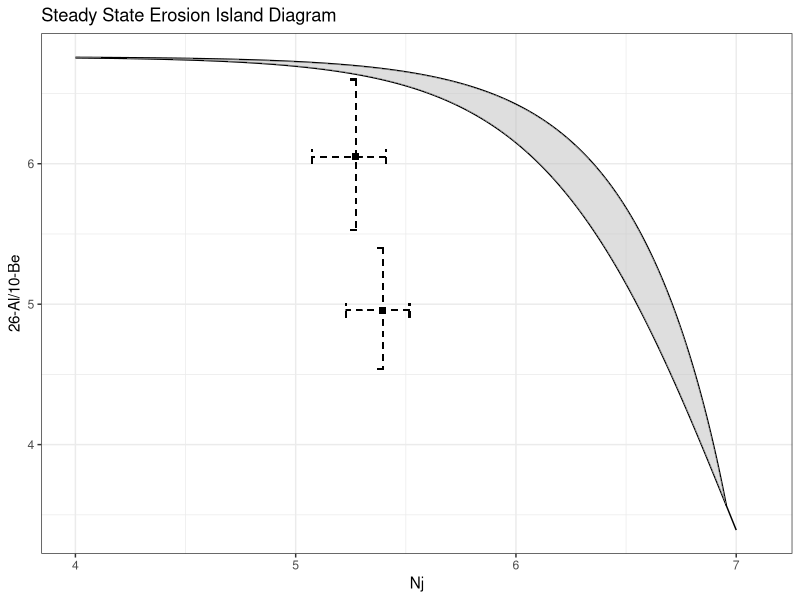

R code for this plot:
library(ggplot2)

# 定义计算函数1 formula nuclide 1
calculate_Rij <- function(Nj, Pi, Pj, lambda_i, lambda_j) {
  Rij <- (Pi/Nj) * (1/((Pj/Nj) + lambda_i - lambda_j))
  return(Rij)
}

# 定义计算函数2 formula for nuclide 2
calculate_Rij2 <- function(Nj, Pi, Pj, lambda_i, lambda_j) {
  Rij2 <- (Pi/(Nj*lambda_i)) * (1 - ((1 - Nj*lambda_j/Pj)^(lambda_i/lambda_j)))
  return(Rij2)
}

# 生成Nj的序列
Nj_values <- seq(1, 10000000, length.out = 10000)

# 设置参数 (以Be Al 为例)
# example of Be Al
#j=Be i=Al
Pi <- 31.1
Pj <- 4.6
lambda_i <- 0.967 * (10^(-6))
lambda_j <- 0.510 * (10^(-6))

# 计算Rij和Rij2的值
#calculating Rij,Rij2
Rij_values <- calculate_Rij(Nj_values, Pi, Pj, lambda_i, lambda_j)
Rij2_values <- calculate_Rij2(Nj_values, Pi, Pj, lambda_i, lambda_j)

# 创建数据框架 dataframe
data <- data.frame(Nj = log10(Nj_values), Rij = Rij_values, Rij2 = Rij2_values)
# annotations for your points
annotate_points <- data.frame(
 x = log10(c(248811.9211, 187374.8254)),
 y = c(4.95713714, 6.049948504)
)
Ale = c(7.96E+04,6.90E+04)
Bee = c(5.57E+03,5.27E+03)
# 准备绘制误差条的数据
error_data <- data.frame(
  # 纵向误差条的上下界，这里不用log10，因为y轴已经是线性的
  Nj = log10(Nj_values),
  x = annotate_points$x,
  y = annotate_points$y,
  ymin = c(4.54E+00,5.53E+00),
  ymax = c(5.40E+00,6.60E+00),
  # 横向误差条的左右界
  xmin = log10(c(248811.9211 - 7.96E+04, 187374.8254 - 6.90E+04)),
  xmax = log10(c(248811.9211 + 7.96E+04, 187374.8254 + 6.90E+04))
)

# 绘制图像
p <- ggplot(data, aes(x = Nj)) +
  geom_line(aes(y = Rij), color = "black") +
  geom_line(aes(y = Rij2), color = "black") +
  geom_ribbon(aes(ymin = Rij, ymax = Rij2), fill = "grey", alpha = 0.5) +
  # 添加点
  geom_point(aes(x = x, y = y), data = annotate_points, color = "black", shape = 15,cex=2) +
  # 添加纵向误差条
 geom_errorbar(aes(x = x, ymin = ymin, ymax = ymax), data = error_data, width = 0.05, color = "black",linetype="dashed") +
  # 添加横向误差条
 geom_errorbarh(aes(y = y, xmin = xmin, xmax = xmax), data = error_data, height = 0.1, color = "black",linetype="dashed") +
  scale_x_continuous(limits = c(4, 7.1)) +
  scale_y_continuous(name = "26-Al/10-Be") +
  ggtitle("Steady State Erosion Island Diagram") +
  theme_bw()

  

print(p)
#ggsave("E:/work/南极做图/20240319/erosion island.tiff", width = 8, height = 6, dpi = 300)